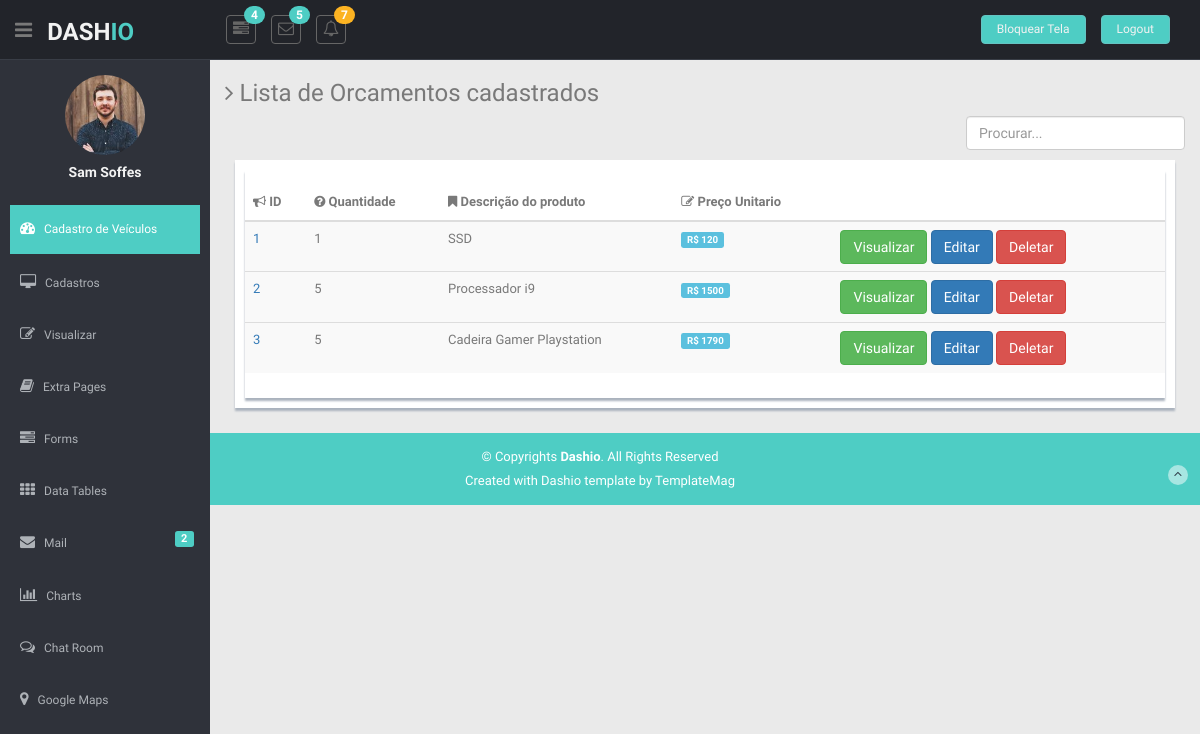
The page /listar_orcamentos/ (signed in) on the database its author committed.
### app/models.py (models this page shows)
class Orcamentos(models.Model):
    quantidade      =   models.IntegerField()
    descricao       =   models.CharField(max_length=250)
    precoUnitario   =   models.IntegerField()
    subTotal        =   models.IntegerField()
    total           =   models.IntegerField()
    frete           =   models.IntegerField()
    taxas           =   models.IntegerField()
    validade_orcamento  = models.CharField(max_length=12)
    data_orcamento = models.CharField(max_length=12)
    nome_cliente = models.CharField(max_length=250)
    telefone_cliente = models.CharField(max_length=12)

### app/views.py (the view)
# urls.py: path('listar_orcamentos/', listar_orcamentos, name='listar_orcamentos'),
@login_required
def listar_orcamentos(request):
    data     = {}
    search   = request.GET.get('search')
    if search:
        data['db'] = Orcamentos.objects.filter(nome__icontains=search)
    else:
        data['db'] = Orcamentos.objects.all()
    return render(request, 'listar_orcamentos.html', data)

### app/templates/listar_orcamentos.html (shortened to what this page needs)
 {% extends 'base.html' %}
 {% block content %}
  <section id="main-content">
      <section class="wrapper">
        <h3><i class="fa fa-angle-right"></i> Lista de Orcamentos cadastrados </h3>
         <form action="#" class="pull-right position"  method="get">
                <input type="text" id="search" name="search" placeholder="Procurar..." class="form-control search-btn ">
              </form>
        <div class="row mt">
          <div class="col-lg-12">
            <div class="form-panel">
            <div class="content-panel">
              <table class="table table-striped table-advance table-hover">
                <thead>
                  <tr>
                    <th><i class="fa fa-bullhorn"></i> ID</th>
                    <th class="hidden-phone"><i class="fa fa-question-circle"></i> Quantidade</th>
                    <th><i class="fa fa-bookmark"></i> Descrição do produto</th>
                    <th><i class=" fa fa-edit"></i> Preço Unitario</th>
                    <th></th>
                  </tr>
                </thead>
                <tbody>
                              {% for dbs in db %}
                  <tr>
                    <td>
                      <a href="basic_table.html#">{{dbs.id}}</a>
                    </td>
                    <td class="hidden-phone">{{dbs.quantidade}}</td>
                    <td>{{dbs.descricao}} </td>
                    <td><span class="label label-info label-mini">R$  {{dbs.precoUnitario}}</span></td>
                          <td>
          <a href="/view_orcamentos/{{dbs.id}}/"  class="btn btn-success"> Visualizar </a>
          <a href="/edit/{{dbs.id}}/"   class="btn btn-primary"> Editar </a>
          <a href="/delete/{{dbs.id}}/" class="btn btn-danger btnDel"> Deletar </a>
      </td>
                  </tr>
                    {% endfor %}
                </tbody>
              </table>
            </div>
          </div>
        </div>
      </section>
    </section>
{% load static %}
           {%endblock%}

### app/static/css/style.css (style rules this page uses)
body { color: #797979; background: #eaeaea; font-family: 'Ruda', sans-serif; padding: 0px !important; margin: 0px !important; font-size:13px; }
.mt { margin-top: 25px; }
#main-content { margin-left: 210px; }
.wrapper { display: inline-block; margin-top: 60px; padding-left: 15px; padding-right: 15px; padding-bottom: 15px; padding-top: 0px; width: 100%; }
.content-panel { background: #ffffff; box-shadow: 0px 3px 2px #aab2bd; padding-top: 15px; padding-bottom: 5px; }
.form-panel { background: #ffffff; margin: 10px; padding: 10px; box-shadow: 0px 3px 2px #aab2bd; text-align: left; }

### rows shown on the page
Orcamentos: id "1", quantidade "1", descricao "SSD", precoUnitario "120"
Orcamentos: id "2", quantidade "5", descricao "Processador i9", precoUnitario "1500"
Orcamentos: id "3", quantidade "5", descricao "Cadeira Gamer Playstation", precoUnitario "1790"
